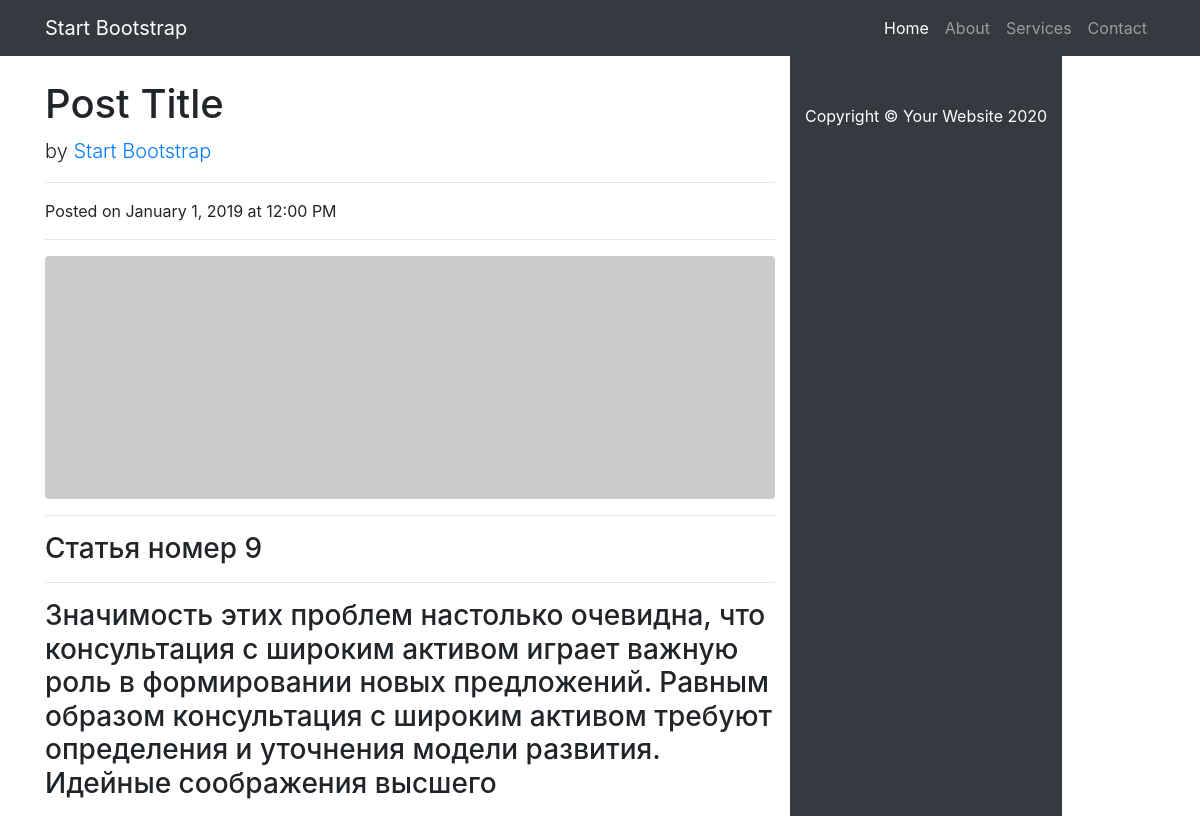
The page /news/9/edit/ (signed in) on the database its author committed.
### news/models.py (models this page shows, shortened)
class Post(models.Model):
    author = models.ForeignKey(Author, on_delete = models.CASCADE)
    choise = models.BooleanField(default=False)# выбор статья или новость
    time_in = models.DateTimeField(auto_now_add=True)
    categories = models.ManyToManyField(Category, through='PostCategory')
    post_name = models.CharField(max_length = 255)
    text = models.CharField(max_length = 255)
    post_rating = models.FloatField(default=0.0)

### news/views.py (the view)
# urls.py: path('<int:pk>/edit/', PostEditView.as_view(), name='post_edit'),
class PostEditView(LoginRequiredMixin, PermissionRequiredMixin, UpdateView):
    template_name = 'edit.html'
    form_class = PostForm
    permission_required = ('news.change_post',)
    def get_object(self, **kwargs):
        id_1 = self.kwargs.get('pk')
        return Post.objects.get(id=id_1)

### templates/edit.html (shortened to what this page needs)
{% extends 'flatpages/default.html' %}
{% block content %}
{% if post.choise %}
    <h3> Новость номер {{ post.id }} </h3>
{% else %}
    <h3> Статья номер {{ post.id }} </h3>
{% endif %}
<hr>
<h3> {{ post.text }} </h3>
{% endblock content %}

### rows shown on the page
Post: id "9", text "Значимость этих проблем настолько очевидна, что консультация с широким активом играет важную роль в формировании новых предложений. Равным образом консультация с широким активом требуют определения и уточнения модели развития. Идейные соображения высшего"
